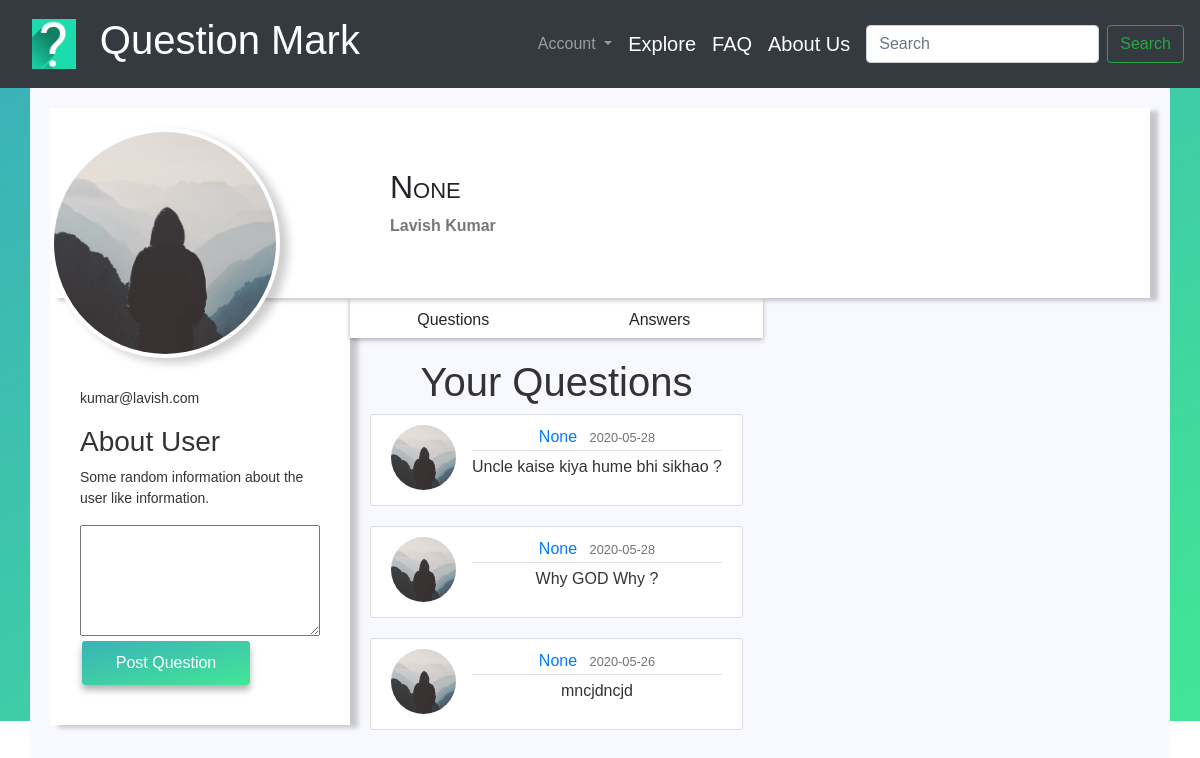
/profile (signed in), run on the app's committed database.
### Question_Mark/models.py (models this page shows, shortened)
class User(db.Model, UserMixin):
    id = db.Column(db.Integer, primary_key=True)
    first_name = db.Column(db.String(30), unique=False, nullable=False)
    last_name = db.Column(db.String(30), unique=False, nullable=False)
    username = db.Column(db.String(30), unique=True)
    email = db.Column(db.String(120), unique=True, nullable=False)
    image_file = db.Column(db.String(20), nullable=False, default='default.jpg')
    password = db.Column(db.String(60), nullable=False)
    questions = db.relationship('Questions', backref='author', lazy=True)

class Questions(db.Model):
    id = db.Column(db.Integer, primary_key=True)
    question = db.Column(db.Text, nullable=False)
    date_posted = db.Column(db.DateTime, nullable=False, default=datetime.utcnow)
    user_id = db.Column(db.Integer, db.ForeignKey('user.id'), nullable=False)

### Question_Mark/routes.py (the view, shortened to what this page needs)
@app.route("/profile", methods=['GET','POST'])
@login_required
def profile():
    user = User.query.filter_by(username=current_user.username).first_or_404()
    quest = Questions.query.filter_by(author=user)\
            .order_by(Questions.date_posted.desc())
    return render_template('profile.html', title='Profile', user=user, quest=quest)

### Question_Mark/models.py (called while the page is built)
@login_manager.user_loader
def load_user(user_id):
    return User.query.get(int(user_id))

### Question_Mark/templates/profile.html (shortened to what this page needs)
{% extends "layout.html" %}
{% block head %}
<link rel="stylesheet" href={{ url_for('static', filename='style_profile.css') }}>
<link rel="stylesheet" href={{ url_for('static', filename='style_questions.css') }}>
{% endblock head %}
{% block content %}
    <div class="container white-container">
        <div class="profile-header">
            <div class="profile-img">
                <img src={{ url_for('static', filename='default.jpg') }} width: 200; alt="">
            </div>
            <div class="profile-nav-info">
                <h3 class="user-name">
                    {{ current_user.username }}
                </h3>
                <div class="address">
                    <p class="state">
                        {{ current_user.first_name }} {{ current_user.last_name }}
                    </p>
                </div>
            </div>
        </div>
        <div class="main-bd">
            <div class="left-side">
                <div class="profile-side">
                    <p class='user-mail'>{{ current_user.email }}</p>
                    <div class="userbio">
                        <h3>About User</h3>
                        <p> Some random information about the user like information.</p>
                    </div>
                    <div class="post-area">
                        <form method="POST" action="{{ url_for('profile') }}" class="input-group">
                            <textarea name="question" id="" cols="35" rows="5"></textarea>
                            <button class="post-button">Post Question</button>
                        </form>
                    </div>
                </div>
            </div>
            <div class="right-side">
                <div class="nav">
                    <div class="ul">
                        <p onclick="tabs(0)" class="user-question">Questions</p>
                        <p onclick="tabs(1)" class="user-answer">Answers</p>
                    </div>
                </div>
                <div class="profile-body">
                    <div class="profile-question tab">
                        <h1>Your Questions</h1>
                        {% for item in quest %}
                        <article class="media content-section">
                            <img class="rounded-circle article-img" src="{{ url_for('static', filename='default.jpg') }}">
                            <div class="media-body">
                                <div class="article-metadata">
                                    <a class="mr-2" href="#">{{ item.author.username }}</a>
                                    <small class="text-muted">{{ item.date_posted.strftime('%Y-%m-%d') }}</small>
                                </div>
                                <p class="article-content">{{ item.question }}</p>
                            </div>
                        </article>
                        {% endfor %}
                    </div>
                </div>
            </div>
        </div>
    </div>
{% endblock content %}

### Question_Mark/static/style_profile.css (style rules this page uses)
* { box-sizing: border-box; }
.container { padding: 20px; }
.white-container { background-color: ghostwhite; height: 100vh; overflow: hidden; }
.profile-header { background: #fff; width: 100%; display: flex; height: 190px; position: relative; box-shadow: 8px 3px 4px rgba(0, 0, 0, 0.2); }
.profile-img { float: left; width: 340px; height: 200px; }
.profile-img img { border-radius: 50%; height: 230px; width: 230px; border: 4px solid #fff; box-shadow: 8px 5px 10px rgba(0, 0, 0, 0.2); position: absolute; top: 20px; z-index: 5; background: #fff; }
.profile-nav-info { float: left; flex-direction: column; justify-content: center; padding-top: 60px; }
.profile-nav-info h3 { font-variant: small-caps; font-size: 2rem; font-family: sans-serif; }
.profile-nav-info .address { display: flex; font-weight: bold; color: #777; }
.main-bd { width: 100%; display: flex; padding-right: 15px; }
.profile-side { width: 300px; background: #fff; box-shadow: 8px 3px 5px rgba(0, 0, 0, 0.2); padding: 90px 30px 30px; }
.profile-side { margin-bottom: 2px; color: #333; font-size: 14px; }
.post-button { border: 0; padding: 10px; width: 70%; border-radius: 3px; background: linear-gradient(to bottom right, #3bb2b8, #42e695); font-family: sans-serif; font-size: 1rem; margin: 5px 2px; outline: none; margin-bottom: 10px; transition: background 0.3s ease-in-out; box-shadow: 0px 5px 7px 0px rgba(0, 0, 0, 0.3); color: white; position: relative; }
.ul { display: flex; justify-content: center; height: 40px; background: #fff; width: 100%; box-shadow: 0px 2px 5px rgba(0, 0, 0, 0.3); }
.ul p { padding: 10px; width: 100%; cursor: pointer; text-align: center; transition: all 0.2s ease-in-out; }
.profile-body { width: 100%; z-index: -1; color: #333; }
.tab { padding: 20px; width: 100%; text-align: center; display: none; }

### Question_Mark/static/style_questions.css (style rules this page uses)
.content-section { background: #ffffff; padding: 10px 20px; border: 1px solid #dddddd; border-radius: 3px; margin-bottom: 20px; }
.article-content { white-space: pre-line; }
.article-img { height: 65px; width: 65px; margin-right: 16px; }
.article-metadata { padding-bottom: 1px; margin-bottom: 4px; border-bottom: 1px solid #e3e3e3 }

### Question_Mark/templates/layout.html (style rules this page uses)
body { box-sizing: border-box; font-family: sans-serif; }

### data on the page
User: username "None", first_name "Lavish", last_name "Kumar", email "kumar@lavish.com"
Questions: author.username "None", date_posted "2020-05-28", question "Uncle kaise kiya hume bhi sikhao ?"
Questions: author.username "None", date_posted "2020-05-28", question "Why GOD Why ?"
Questions: author.username "None", date_posted "2020-05-26", question "mncjdncjd"
